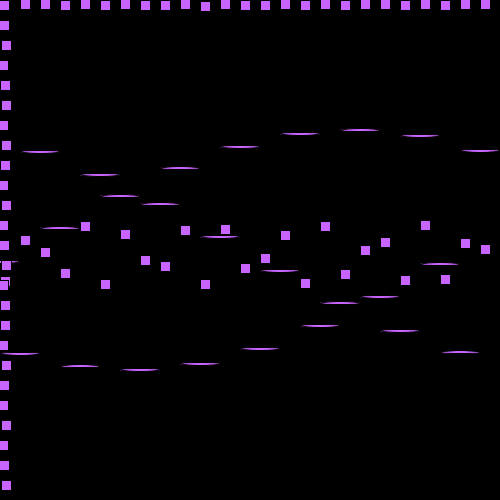
Frame 1 (no input)
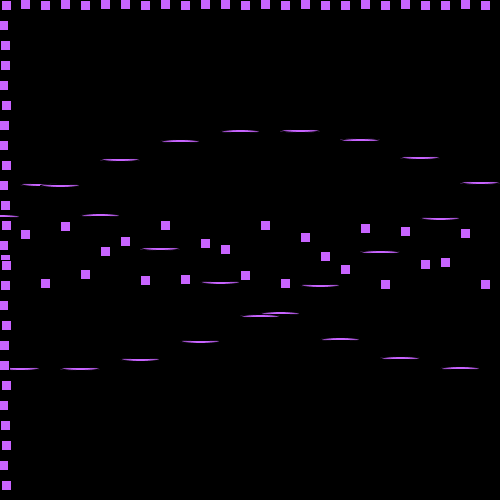
Frame 60 (the mouse pressed at the canvas centre just before this capture)
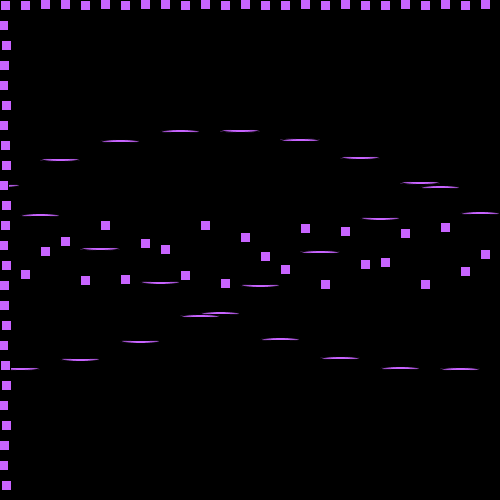
Frame 120 (the mouse held since frame 60 and released just before this capture)

The Processing sketch that drew these frames (run headless with seeded random() and noise(); from frame 60 on, the mouse is pressed at the canvas centre):

// Processing sketch: processing_156857
// ── processing_156857.pde





void setup(){
  size(500,500);
  background(0);

}


void draw(){
  background(0);
  for(float i=0; i < width; i += 20){
    
  
    float sin;
    float cos;
    sin = sin((frameCount+i)*0.1);  //i++ = frameCount
    cos = cos((frameCount+i)*0.5);
    //float c;
    //c = color(10,100,100);  doesn't work...
    
    fill(200,100,300);
    rect(i, cos, 10, 10);
    rect(i, height/2 + (cos*30), 10, 10);
    
    ellipse(i,height/2+(sin*120), 40,3);
   // println(sin);
    println(cos);
    }
    for(float j=0; j < width; j += 20){
          float cos;
          cos = cos((frameCount+j)*2)*2;
    rect(cos, j, 10, 10);
    
    }
  }
